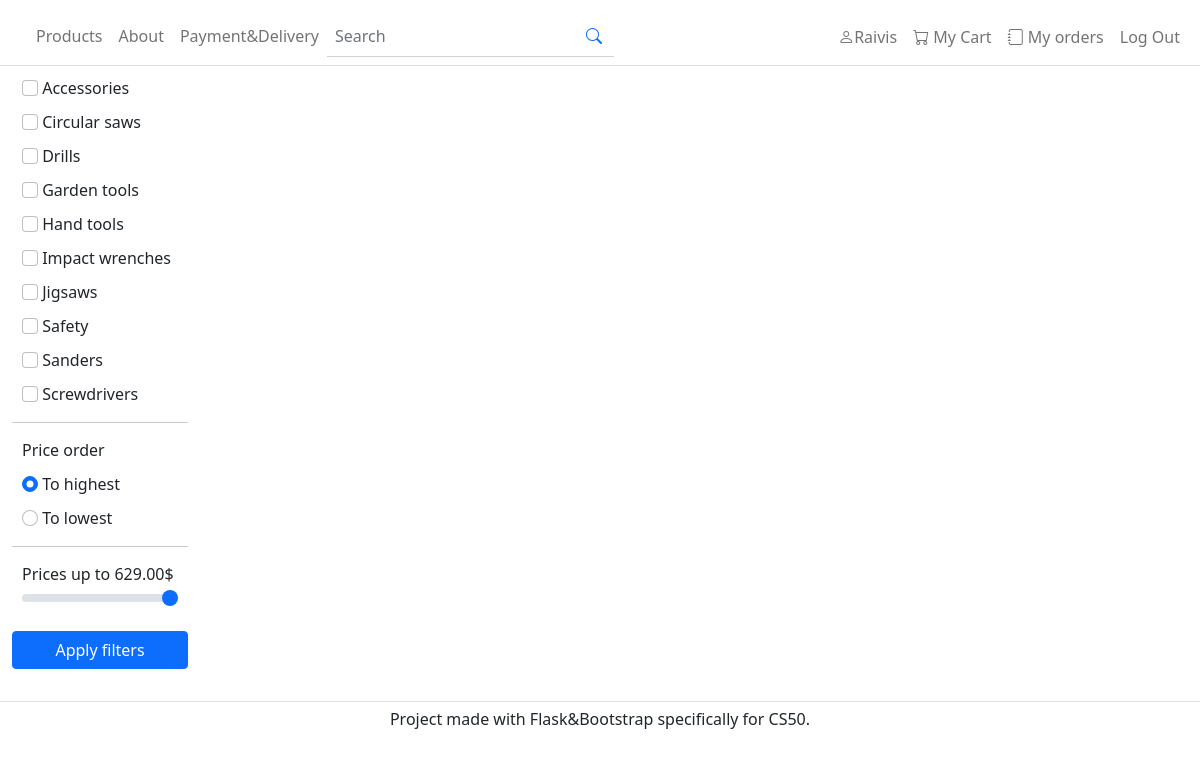
The app's page /products (signed in) with its own data.
### tables this page shows
CREATE TABLE "Categories" (
	"ID"	INTEGER NOT NULL UNIQUE,
	"Name"	TEXT NOT NULL,
	"Description"	TEXT,
	PRIMARY KEY("ID" AUTOINCREMENT)
);

### views/product_views.py (the view)
def filter_products(search_param = ""):
    if request.method == "POST":
        selectedCategories = request.get_json()["selectedCategories"]
        order = request.get_json()["sortingOrder"]
        searchParam = request.get_json()["searchParameter"]
        highestPrice = request.get_json()["highestPrice"]
        if searchParam != None:
            res = cur.execute("SELECT * FROM Products WHERE Brand LIKE ? OR Model LIKE ? OR Description LIKE ? ORDER BY Price ASC", ("%"+searchParam+"%", "%"+searchParam+"%", "%"+searchParam+"%", ))
        elif order == "asc":
            sql = "SELECT * FROM Products WHERE Category_ID IN (SELECT ID FROM Categories WHERE Name IN (%s)) AND Price <= ? ORDER BY Price ASC" % ("?," * len(selectedCategories))[:-1]
            selectedCategories += [highestPrice] # Adds price limit to query params
            res = cur.execute(sql, selectedCategories)
        else:
            sql = "SELECT * FROM Products WHERE Category_ID IN (SELECT ID FROM Categories WHERE Name IN (%s)) AND Price <= ? ORDER BY Price DESC" % ("?," * len(selectedCategories))[:-1]
            selectedCategories += [highestPrice] # Adds price limit to query params
            res = cur.execute(sql, selectedCategories)
        products = res.fetchall()
        return {"products":products}
    else:
        if search_param:
            res = cur.execute("SELECT Name FROM Categories ORDER BY Name ASC;")
            categories = res.fetchall()
        res = cur.execute("SELECT Name FROM Categories ORDER BY Name ASC;")
        categories = res.fetchall()
        res = cur.execute("SELECT MAX(Price) FROM Products;")
        highestPrice = res.fetchall()
        return render_template("products.html", categories=categories, search_param=search_param, highestPrice=highestPrice)

### templates/products.html (shortened to what this page needs)
{% extends "layout.html" %}
{% block secondary_content %}
    <ul class="nav">
        {% for category in categories %}
            <li class="nav-item full-width">
                <input type="checkbox" class="form-check-input category-item" name="{{ category[0] }}">
                <label for="{{ category[0] }}" class="form-check-label">{{ category[0] }}</label>
            </li>
        {% endfor %}
    </ul>
    <hr>
    <ul id="order-menu" class="nav" style="margin-top: 0px;">
        <li class="nav-item full-width"><p style="margin-bottom: 0px;">Price order</p></li>
        <li class="nav-item full-width">
            <input checked type="radio" class="form-check-input sorting" name="prices-order" id="asc">
            <label for="asc" class="form-check-label">To highest</label>
        </li>
        <li class="nav-item full-width">
            <input type="radio" class="form-check-input sorting" name="prices-order" id="desc">
            <label for="desc" class="form-check-label">To lowest</label>
        </li>
    </ul>
    <hr>
    <ul class="nav">
        <li class="nav-item full-width">
            <label id="price-filter-label" for="price-range" class="form-range-label">Prices up to $</label>
            <input autocomplete="off" onchange="setActualPrice();" class="form-range full-width" type="range" name="price-limit" id="price-range" max={{highestPrice[0][0]}}>
        </li>
    </ul>
    <button class="btn btn-primary" onclick="filtersFetch()" style="margin-top: 15px; width: 100%;">Apply filters</button>
    {% endblock %}

### static/css/styles.css (style rules this page uses)
.nav > .nav-item { border: none; border-radius: 0.25rem; margin: 10px 10px 0px 10px; }
hr { margin-bottom: 5px; }
@media only screen and (min-width: 992px) { .nav > .nav-item.full-width { width: 100%; } }

### records on screen
Categories: Name "Accessories"
Categories: Name "Circular saws"
Categories: Name "Drills"
Categories: Name "Garden tools"
Categories: Name "Hand tools"
Categories: Name "Impact wrenches"
Categories: Name "Jigsaws"
Categories: Name "Safety"
Categories: Name "Sanders"
Categories: Name "Screwdrivers"

### other values on screen
{{ session["user_name"] }} "Raivis"
